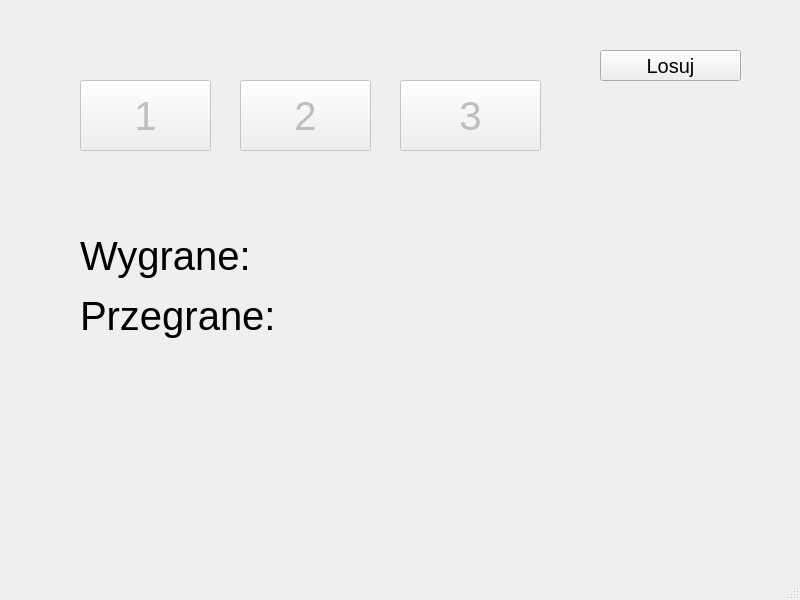
<?xml version="1.0" encoding="UTF-8"?>
<ui version="4.0">
 <class>MainWindow</class>
 <widget class="QMainWindow" name="MainWindow">
  <property name="geometry">
   <rect>
    <x>0</x>
    <y>0</y>
    <width>800</width>
    <height>600</height>
   </rect>
  </property>
  <property name="windowTitle">
   <string>MainWindow</string>
  </property>
  <widget class="QWidget" name="centralwidget">
   <widget class="QPushButton" name="b1">
    <property name="enabled">
     <bool>false</bool>
    </property>
    <property name="geometry">
     <rect>
      <x>80</x>
      <y>80</y>
      <width>131</width>
      <height>71</height>
     </rect>
    </property>
    <property name="font">
     <font>
      <pointsize>30</pointsize>
     </font>
    </property>
    <property name="text">
     <string>1</string>
    </property>
   </widget>
   <widget class="QPushButton" name="b2">
    <property name="enabled">
     <bool>false</bool>
    </property>
    <property name="geometry">
     <rect>
      <x>240</x>
      <y>80</y>
      <width>131</width>
      <height>71</height>
     </rect>
    </property>
    <property name="font">
     <font>
      <pointsize>30</pointsize>
     </font>
    </property>
    <property name="text">
     <string>2</string>
    </property>
   </widget>
   <widget class="QPushButton" name="b3">
    <property name="enabled">
     <bool>false</bool>
    </property>
    <property name="geometry">
     <rect>
      <x>400</x>
      <y>80</y>
      <width>141</width>
      <height>71</height>
     </rect>
    </property>
    <property name="font">
     <font>
      <pointsize>30</pointsize>
     </font>
    </property>
    <property name="text">
     <string>3</string>
    </property>
   </widget>
   <widget class="QPushButton" name="pushButton">
    <property name="geometry">
     <rect>
      <x>600</x>
      <y>50</y>
      <width>141</width>
      <height>31</height>
     </rect>
    </property>
    <property name="font">
     <font>
      <pointsize>15</pointsize>
     </font>
    </property>
    <property name="text">
     <string>Losuj</string>
    </property>
   </widget>
   <widget class="QLabel" name="label">
    <property name="geometry">
     <rect>
      <x>200</x>
      <y>180</y>
      <width>231</width>
      <height>51</height>
     </rect>
    </property>
    <property name="font">
     <font>
      <pointsize>30</pointsize>
     </font>
    </property>
    <property name="text">
     <string/>
    </property>
   </widget>
   <widget class="QLabel" name="label_2">
    <property name="geometry">
     <rect>
      <x>80</x>
      <y>230</y>
      <width>201</width>
      <height>51</height>
     </rect>
    </property>
    <property name="font">
     <font>
      <pointsize>30</pointsize>
     </font>
    </property>
    <property name="text">
     <string>Wygrane:</string>
    </property>
   </widget>
   <widget class="QLabel" name="label_3">
    <property name="geometry">
     <rect>
      <x>80</x>
      <y>290</y>
      <width>201</width>
      <height>51</height>
     </rect>
    </property>
    <property name="font">
     <font>
      <pointsize>30</pointsize>
     </font>
    </property>
    <property name="text">
     <string>Przegrane:</string>
    </property>
   </widget>
   <widget class="QLabel" name="wyg">
    <property name="geometry">
     <rect>
      <x>270</x>
      <y>230</y>
      <width>81</width>
      <height>51</height>
     </rect>
    </property>
    <property name="font">
     <font>
      <pointsize>30</pointsize>
     </font>
    </property>
    <property name="text">
     <string/>
    </property>
   </widget>
   <widget class="QLabel" name="prz">
    <property name="geometry">
     <rect>
      <x>280</x>
      <y>290</y>
      <width>81</width>
      <height>51</height>
     </rect>
    </property>
    <property name="font">
     <font>
      <pointsize>30</pointsize>
     </font>
    </property>
    <property name="text">
     <string/>
    </property>
   </widget>
  </widget>
  <widget class="QMenuBar" name="menubar">
   <property name="geometry">
    <rect>
     <x>0</x>
     <y>0</y>
     <width>800</width>
     <height>21</height>
    </rect>
   </property>
  </widget>
  <widget class="QStatusBar" name="statusbar"/>
 </widget>
 <resources/>
 <connections/>
</ui>
